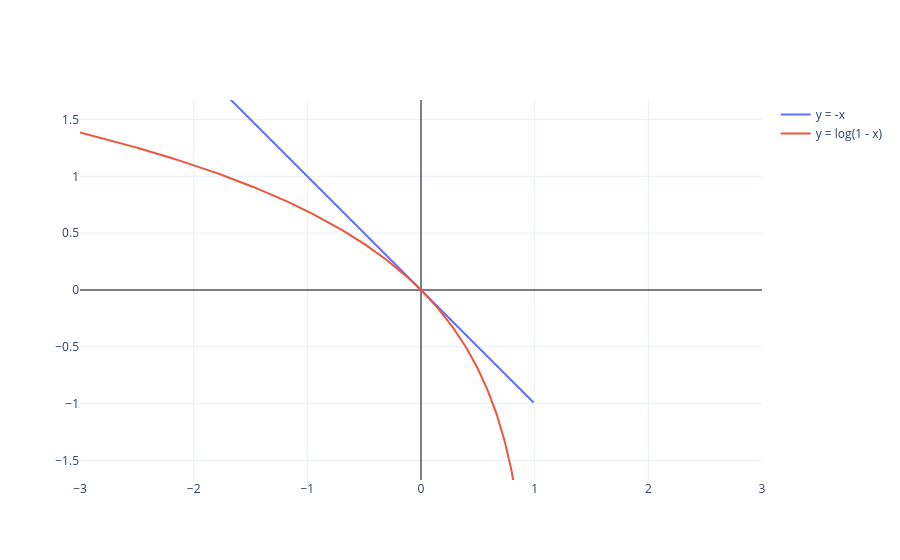

Notebook source saved alongside this figure:
### Markdown cell above
<h1>Derivation of the Poisson Distribution</h1>

<p>The binomial distribution has another useful approximation in the case in which $p << 1$ (when the probability of success is small) and $N >> 1$ (the number of tries is really large). In this case, the number of positive outcomes is much smaller than the number of tries, $n << N$, and the factorial function can be approximated as</p>

\begin{equation}
N! = N (N - 1)... (N - n + 1) (N - n)! \approx N^n (N - n)!
\end{equation}

<p>We are also interested in finding an approximation for the $q^n$ term that appears in the binomial. For this we set</p>

\begin{equation}
\ln q^{N - n} = \ln (1 - p)^{N - n} = (N - n) \ln (1 - p) \approx -p (N - n)
\end{equation}

<p>You can in fact see for yourself that the function $y = -x$ accurately approximates the function $ln (1 - x)$ for $x << 1$:</p>

### Code cell
import numpy as np
import plotly.graph_objects as go

x = np.arange(-3, 1, 0.01)
y1 = -x
y2 = np.log(1 - x)

fig = go.Figure()
fig.add_trace(go.Scatter(x=x, y=-x, name='y = -x'))
fig.add_trace(go.Scatter(x=x, y=np.log(1 - x), name='y = log(1 - x)'))
fig.update_xaxes(range=[-3, 3], zeroline=True, zerolinewidth=1, zerolinecolor='black')
fig.update_yaxes(range=[-1, 1], zeroline=True, zerolinewidth=1, zerolinecolor='black')
fig.update_yaxes(scaleanchor = "x", scaleratio = 1)
fig.update_layout(template='plotly_white')
fig.show()

### Figure 1 — Plotly figure (JSON) as saved in the notebook; plotly's stock layout.template omitted (floating-point values rounded to 4 significant figures; data arrays with more than 128 entries replaced by an {"elided": "..."} marker saying what was removed)
{"data": [{"name": "y = -x", "type": "scatter", "x": {"elided": "400 float values"}, "y": {"elided": "400 float values"}}, {"name": "y = log(1 - x)", "type": "scatter", "x": {"elided": "400 float values"}, "y": {"elided": "400 float values"}}], "layout": {"xaxis": {"range": [-3, 3], "zeroline": true, "zerolinecolor": "black", "zerolinewidth": 1}, "yaxis": {"range": [-1, 1], "scaleanchor": "x", "scaleratio": 1, "zeroline": true, "zerolinecolor": "black", "zerolinewidth": 1}}}
